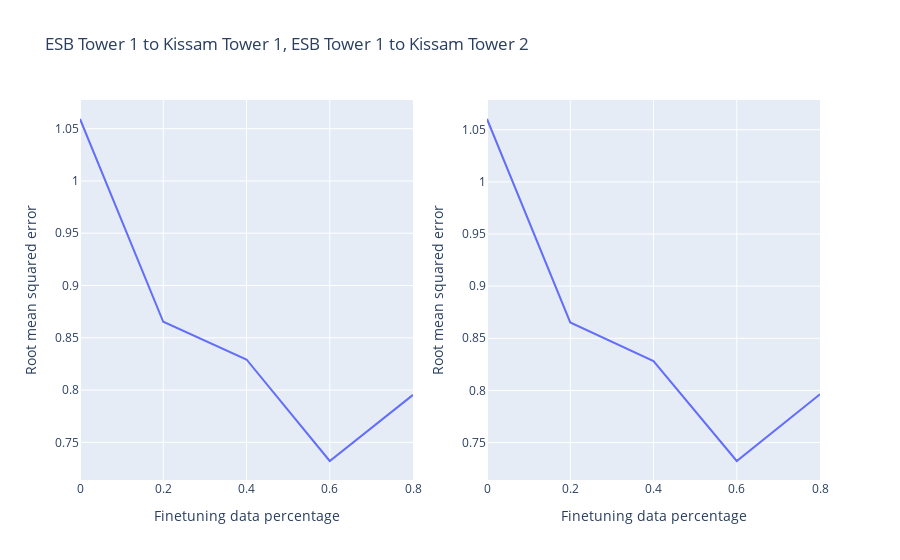

This figure's notebook cell:
### Markdown cell above
Using matplotlib

```
# Plotting the data
plt.plot(ft_percents, rmse, marker='o')

# Setting labels and title
plt.xlabel('Finetuning data percentage')
plt.ylabel('RMSE')
plt.title('Root Mean Squared Error')

# Displaying the plot
plt.show()
```

### Code cell
fig1 = px.line(pd.DataFrame({'Finetuning data percentage': ft_percents, 'Root mean squared error': rmse_esb1_kissam1}), x='Finetuning data percentage', y='Root mean squared error', title='Root mean squared errors')

fig2 = px.line(pd.DataFrame({'Finetuning data percentage': ft_percents, 'Root mean squared error': rmse_esb1_kissam2}), x='Finetuning data percentage', y='Root mean squared error', title='Root mean squared errors')

# Create subplots with 1 row and 2 columns
figfinal = make_subplots(rows=1, cols=2)

# Add the figures to the subplots
figfinal.add_trace(fig1.data[0], row=1, col=1)
figfinal.update_xaxes(title_text="Finetuning data percentage", row=1, col=1)
figfinal.update_yaxes(title_text="Root mean squared error", row=1, col=1)

figfinal.add_trace(fig2.data[0], row=1, col=2)
figfinal.update_xaxes(title_text="Finetuning data percentage", row=1, col=2)
figfinal.update_yaxes(title_text="Root mean squared error", row=1, col=2)

figfinal.update_layout(title_text="ESB Tower 1 to Kissam Tower 1, ESB Tower 1 to Kissam Tower 2", showlegend=False)

# Show the plot
figfinal.show()
figfinal.write_html(f"../plots/interbuilding_transfers/ESB1_to_Kissam1&2_gradient_summer.html")

### Figure 1 — Plotly figure (JSON) as saved in the notebook; plotly's stock layout.template omitted (floating-point values rounded to 4 significant figures)
{"data": [{"hovertemplate": "Finetuning data percentage=%{x}<br>Root mean squared error=%{y}<extra></extra>", "legendgroup": "", "line": {"color": "#636efa", "dash": "solid"}, "marker": {"symbol": "circle"}, "mode": "lines", "name": "", "orientation": "v", "showlegend": false, "type": "scatter", "x": [0, 0.2, 0.4, 0.6, 0.8], "xaxis": "x", "y": [1.059, 0.8653, 0.8293, 0.7322, 0.7954], "yaxis": "y"}, {"hovertemplate": "Finetuning data percentage=%{x}<br>Root mean squared error=%{y}<extra></extra>", "legendgroup": "", "line": {"color": "#636efa", "dash": "solid"}, "marker": {"symbol": "circle"}, "mode": "lines", "name": "", "orientation": "v", "showlegend": false, "type": "scatter", "x": [0, 0.2, 0.4, 0.6, 0.8], "xaxis": "x2", "y": [1.06, 0.8652, 0.8282, 0.7323, 0.7963], "yaxis": "y2"}], "layout": {"showlegend": false, "title": {"text": "ESB Tower 1 to Kissam Tower 1, ESB Tower 1 to Kissam Tower 2"}, "xaxis": {"anchor": "y", "domain": [0, 0.45], "title": {"text": "Finetuning data percentage"}}, "xaxis2": {"anchor": "y2", "domain": [0.55, 1], "title": {"text": "Finetuning data percentage"}}, "yaxis": {"anchor": "x", "domain": [0, 1], "title": {"text": "Root mean squared error"}}, "yaxis2": {"anchor": "x2", "domain": [0, 1], "title": {"text": "Root mean squared error"}}}}
